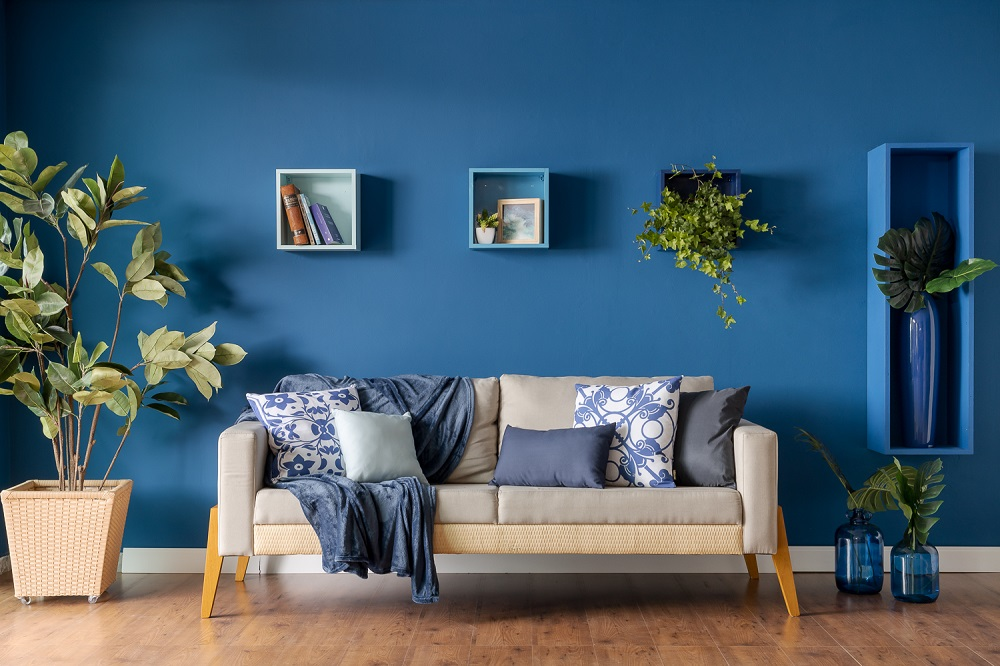
#> input picture sift/img1.jpg, 1000 x 666 px
$ python main.py
#> lines starting #> are read from the running program, lines starting #| are printed output that depends on the picture
import cv2
import numpy as np

imagem = cv2.imread('img1.jpg', cv2.IMREAD_GRAYSCALE)
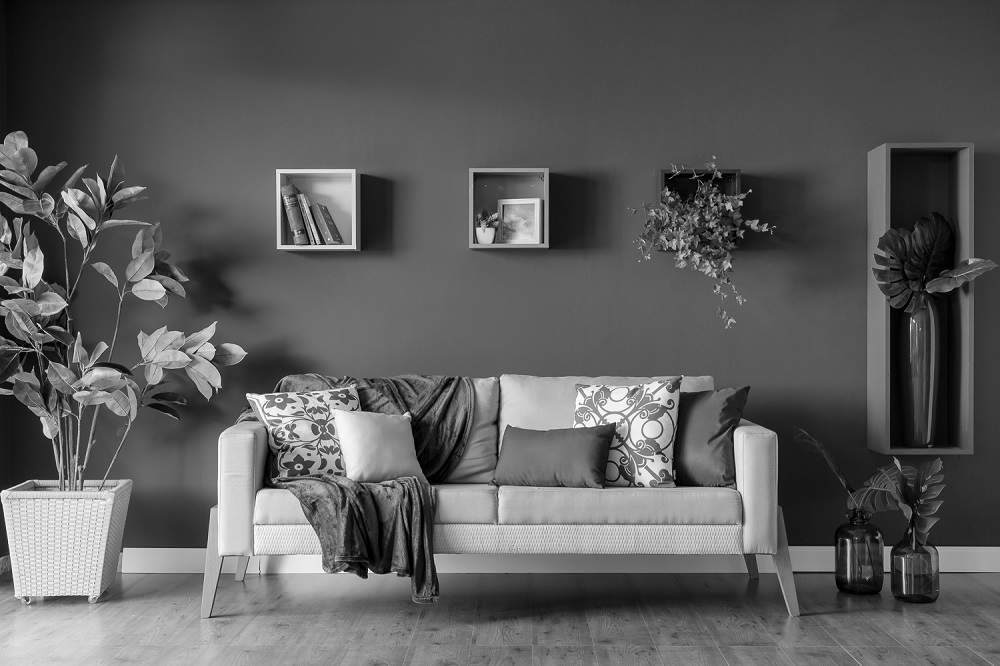
#> imagem: shape (666, 1000); min 0, max 255, mean 93.5

# Criar o objeto SIFT
sift = cv2.SIFT_create()

# Detectar e computar características
keypoints, descriptors = sift.detectAndCompute(imagem, None)
#> keypoints = 1839 keypoints; strongest (x, y, size): (369, 571, 2.6), (247, 394, 2.1), (46, 371, 2.1), (309, 454, 2.3)

# Desenhar keypoints na imagem
imagem_sift = cv2.drawKeypoints(imagem, keypoints, None)
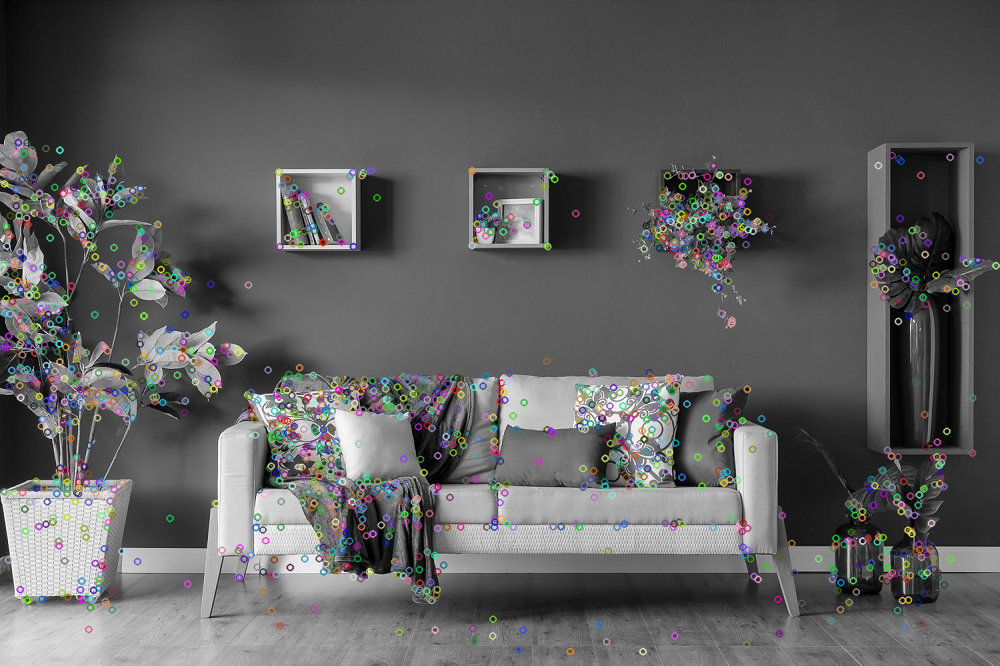
#> imagem_sift: shape (666, 1000, 3); mean of channels 0, 1, 2 94.5, 94.6, 94.6; drawn as B, G, R

# Exibir resultados
cv2.imshow('SIFT', imagem_sift)
cv2.imwrite('.\imagens geradas\imagem_gerada.jpg', imagem_sift)
cv2.waitKey(0)
cv2.destroyAllWindows()
